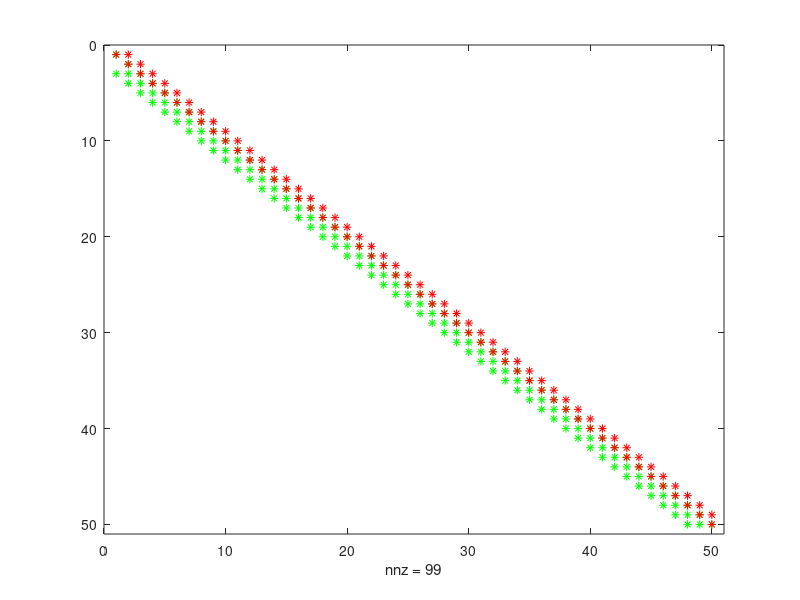
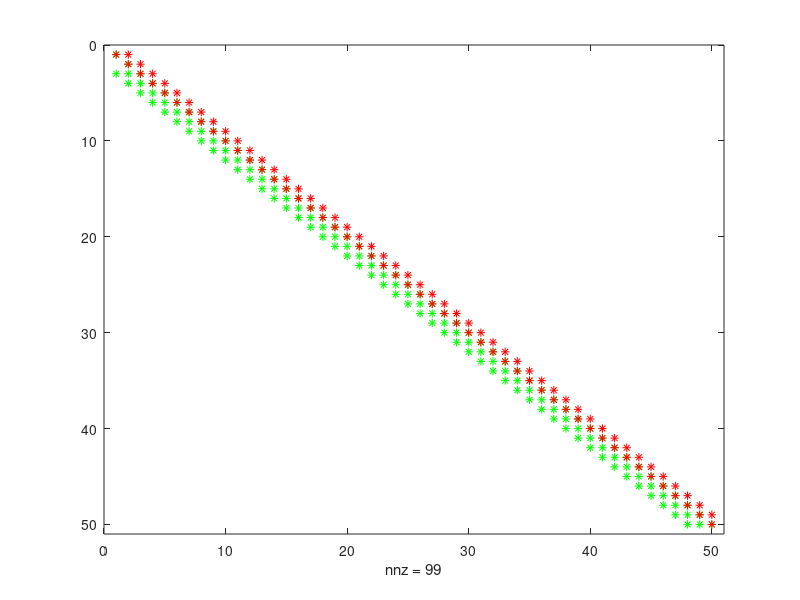

Write the MATLAB code that produced these figures, in order.
b = ones(50, 1);

% Typ 1 of A
v = ones(50, 1) * -4;
u = ones(48, 1);
w = ones(49, 1) * 2;

B = [v [0; w] [u; 0; 0]];
A1 = spdiags(B, [0, 1, -2], 50, 50);

[L1, U1, P1] = lu(A1);

spy(L1, 'g');
hold on;
spy(U1, 'r');

% Typ 2 of A
u2 = ones(48, 1);
u2(1) = 10;
u2(3) = 10;
u2(7) = 10;
u2(13) = 10;
u2(23) = 10;
u2(31) = 10;
u2(47) = 10;

B2 = [v [0; w] [u2; 0; 0]];
A2 = spdiags(B2, [0, 1, -2], 50, 50);

[L2, U2, P2] = lu(A2);

figure;
spy(L2, 'g');
hold on;
spy(U2, 'r');